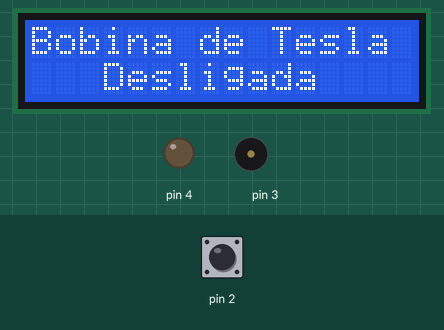
A sketch run on a simulated Arduino Uno, built with avr-gcc and run on an emulated ATmega328P. On the bench: 16×2 character LCD, output pins drawn as LEDs (lit = HIGH), buzzer (waves = sounding). The test bench sets the inputs (shaded band); at power-on: pin 2 HIGH.

Above: at 1.2 s.
1.3 s: pin 2 pulled LOW for 0.15 s
At 1.39 s:
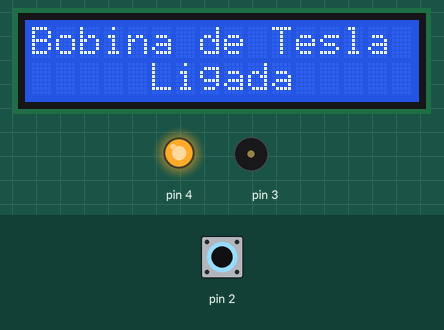
2.9 s: pin 2 pulled LOW for 3.2 s
At 6.5 s:
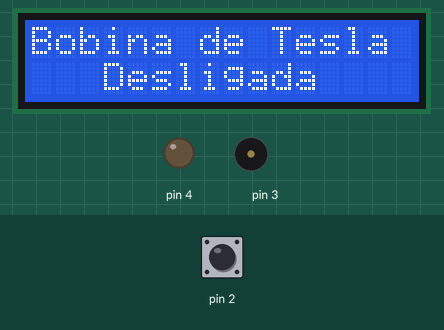
Timing chart, 0 to 8.0 s (numbered marks = the images above; inputs shaded):
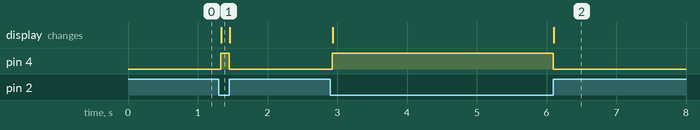

The sketch:

code.ino
```cpp
#include <LiquidCrystal.h>

/*
 * The note used in the buzzer.
 */
constexpr uint32_t kNOTE_C5 = 526;

/*
 * Drivers for the components of
 * the project.
 */
namespace driver {

/*
 * Pins used in the project.
 */
namespace pin {

constexpr uint32_t kRelay = 4;
constexpr uint32_t kBuzzer = 3;
constexpr uint32_t kSwitch = 2;
constexpr uint32_t kRS = 13;
constexpr uint32_t kEN = 12;
constexpr uint32_t kD4 = 11;
constexpr uint32_t kD5 = 10;
constexpr uint32_t kD6 = 9;
constexpr uint32_t kD7 = 8;

}

/*
 * Control layer for the 16x2 LCD.
 */
class Display {
  public:
    Display() : display_(LiquidCrystal(
              pin::kRS,
              pin::kEN,
              pin::kD4,
              pin::kD5,
              pin::kD6,
              pin::kD7
            )) {
      display_.begin(16, 2);
      MainScreen();
    }

    virtual ~Display() = default;

    void StartupScreen() {
      PrintTitle();

      display_.setCursor(1, 1);
      display_.print("Ligando em 3s");
      delay(1000);

      display_.setCursor(12, 1);
      display_.print('2');
      delay(1000);

      display_.setCursor(12, 1);
      display_.print('1');
      delay(1000);
    }

    void MainScreen(bool state = false) {
      PrintTitle();

      char const* state_str = (state)?
        "Ligada" : "Desligada";

      if(state) {
        display_.setCursor(5, 1);
      } else {
        display_.setCursor(3, 1);
      }

      display_.print(state_str);
    }

  private:
    void PrintTitle() {
      display_.clear();
      display_.setCursor(0, 0);
      display_.print("Bobina de Tesla");
    }

  private:
    LiquidCrystal display_;
};

/*
 * Control layer for the buzzer.
 */
class Buzzer {
  public:
    Buzzer(uint32_t note_frequency) :
          note_(note_frequency),
          buzzer_pin_(pin::kBuzzer) {
      pinMode(buzzer_pin_, OUTPUT);
    }

    virtual ~Buzzer() = default;

    void PlayNote() const {
      tone(buzzer_pin_, kNOTE_C5);
      delay(500);
      noTone(buzzer_pin_);
    }
  private:
    uint32_t note_;
    uint32_t buzzer_pin_;
};

/*
 * Provides control over the
 * relay that control the power
 * supply of the coil.
 */
class SupplyControl {
  public:
    SupplyControl() :
        switch_pin_(pin::kSwitch),
        relay_pin_(pin::kRelay),
        is_on_(false) {
      pinMode(relay_pin_, OUTPUT);
      pinMode(switch_pin_, INPUT_PULLUP);
    }

    void TogglePower() {
      is_on_ = !is_on_;
      digitalWrite(relay_pin_, is_on_);
    }

    bool IsOn() const {
      return is_on_;
    }

    uint32_t GetSwitchPin() const {
      return switch_pin_;
    }

    uint32_t GetRelayPin() const {
      return relay_pin_;
    }

  private:
    uint32_t switch_pin_;
    uint32_t relay_pin_;
    bool is_on_;
};

}

driver::Display drv_display;
driver::Buzzer drv_buzzer(kNOTE_C5);
driver::SupplyControl drv_supply_control;

/*
 * Handles the event of turning the
 * coil on and off.
 */
void ISR_ActivateCoil() {
  if (!drv_supply_control.IsOn()) {
    drv_buzzer.PlayNote();
    drv_display.StartupScreen();
    drv_buzzer.PlayNote();
  }
  drv_supply_control.TogglePower();
  drv_display.MainScreen(drv_supply_control.IsOn());
}

void setup() {
  attachInterrupt(digitalPinToInterrupt(drv_supply_control.GetSwitchPin()), ISR_ActivateCoil, CHANGE);
}

void loop() {}
```

Measured:
- after the input at 1.3 s, pin 4: LOW → HIGH at once, → LOW 0.12 s later; the display: changes at once (image 1)
- after the input at 2.9 s, pin 4: LOW → HIGH at once, → LOW 3.2 s later; the display: first changes at once (image 2 shows a later state)
